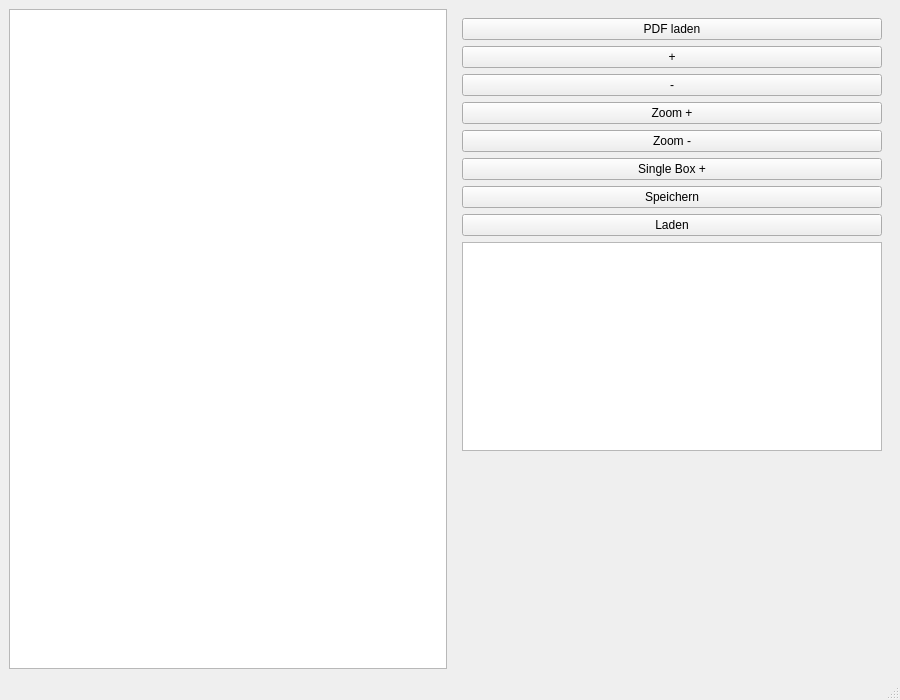
<?xml version="1.0" encoding="UTF-8"?>
<ui version="4.0">
 <class>MainWindow</class>
 <widget class="QMainWindow" name="MainWindow">
  <property name="geometry">
   <rect>
    <x>100</x>
    <y>100</y>
    <width>900</width>
    <height>700</height>
   </rect>
  </property>
  <property name="windowTitle">
   <string>PDF Editor mit resizbaren Box-Overlays</string>
  </property>
  <widget class="QWidget" name="centralwidget">
   <layout class="QHBoxLayout" name="horizontalLayout">
    <item>
     <widget class="QGraphicsView" name="graphicsView"/>
    </item>
    <item>
     <widget class="QWidget" name="sideMenu">
      <layout class="QVBoxLayout" name="verticalLayout">
       <item>
        <widget class="QPushButton" name="btnLoadPDF">
         <property name="text">
          <string>PDF laden</string>
         </property>
        </widget>
       </item>
       <item>
        <widget class="QPushButton" name="btnAddBoxPair">
         <property name="text">
          <string>+</string>
         </property>
        </widget>
       </item>
       <item>
        <widget class="QPushButton" name="btnRemoveBoxPair">
         <property name="text">
          <string>-</string>
         </property>
        </widget>
       </item>
       <item>
        <widget class="QPushButton" name="btnZoomIn">
         <property name="text">
          <string>Zoom +</string>
         </property>
        </widget>
       </item>
       <item>
        <widget class="QPushButton" name="btnZoomOut">
         <property name="text">
          <string>Zoom -</string>
         </property>
        </widget>
       </item>
       <item>
        <widget class="QPushButton" name="btnAddSingleBox">
         <property name="text">
          <string>Single Box +</string>
         </property>
        </widget>
       </item>
       <item>
        <widget class="QPushButton" name="btnSave">
         <property name="text">
          <string>Speichern</string>
         </property>
        </widget>
       </item>
       <item>
        <widget class="QPushButton" name="btnLoad">
         <property name="text">
          <string>Laden</string>
         </property>
        </widget>
       </item>
       <item>
        <widget class="QListWidget" name="listBoxPairs"/>
       </item>
       <item>
        <spacer name="verticalSpacer">
         <property name="orientation">
          <enum>Qt::Vertical</enum>
         </property>
         <property name="sizeHint" stdset="0">
          <size>
           <width>20</width>
           <height>40</height>
          </size>
         </property>
        </spacer>
       </item>
      </layout>
     </widget>
    </item>
   </layout>
  </widget>
  <widget class="QMenuBar" name="menubar"/>
  <widget class="QStatusBar" name="statusbar"/>
 </widget>
 <resources/>
 <connections/>
</ui>
